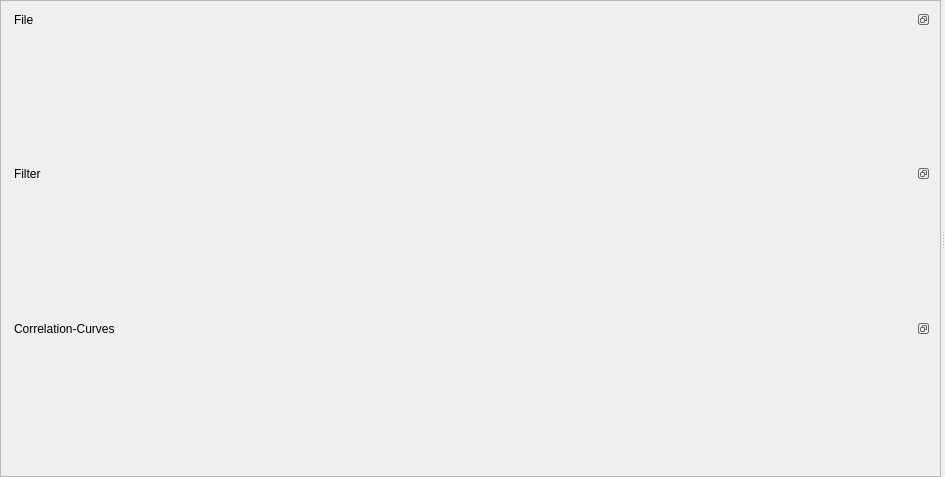
<?xml version="1.0" encoding="UTF-8"?>
<ui version="4.0">
 <class>Form</class>
 <widget class="QWidget" name="Form">
  <property name="geometry">
   <rect>
    <x>0</x>
    <y>0</y>
    <width>945</width>
    <height>477</height>
   </rect>
  </property>
  <property name="windowTitle">
   <string>TTTR-Correlator</string>
  </property>
  <property name="windowIcon">
   <iconset resource="../../settings/ui/resource.qrc">
    <normaloff>:/icons/icons/FCS.png</normaloff>:/icons/icons/FCS.png</iconset>
  </property>
  <layout class="QVBoxLayout" name="verticalLayout_3">
   <property name="spacing">
    <number>0</number>
   </property>
   <property name="leftMargin">
    <number>0</number>
   </property>
   <property name="topMargin">
    <number>0</number>
   </property>
   <property name="rightMargin">
    <number>0</number>
   </property>
   <property name="bottomMargin">
    <number>0</number>
   </property>
   <item>
    <widget class="QSplitter" name="splitter">
     <property name="orientation">
      <enum>Qt::Horizontal</enum>
     </property>
     <widget class="QScrollArea" name="scrollArea">
      <property name="minimumSize">
       <size>
        <width>400</width>
        <height>0</height>
       </size>
      </property>
      <property name="widgetResizable">
       <bool>true</bool>
      </property>
      <widget class="QWidget" name="scrollAreaWidgetContents">
       <property name="geometry">
        <rect>
         <x>0</x>
         <y>0</y>
         <width>677</width>
         <height>475</height>
        </rect>
       </property>
       <layout class="QVBoxLayout" name="verticalLayout_8">
        <item>
         <widget class="QDockWidget" name="dockWidget_2">
          <property name="features">
           <set>QDockWidget::DockWidgetFloatable|QDockWidget::DockWidgetMovable</set>
          </property>
          <property name="windowTitle">
           <string>File</string>
          </property>
          <widget class="QWidget" name="dockWidgetContents_2">
           <layout class="QVBoxLayout" name="verticalLayout_2">
            <property name="spacing">
             <number>0</number>
            </property>
            <property name="leftMargin">
             <number>0</number>
            </property>
            <property name="topMargin">
             <number>0</number>
            </property>
            <property name="rightMargin">
             <number>0</number>
            </property>
            <property name="bottomMargin">
             <number>0</number>
            </property>
            <item>
             <layout class="QVBoxLayout" name="verticalLayout">
              <property name="spacing">
               <number>0</number>
              </property>
             </layout>
            </item>
           </layout>
          </widget>
         </widget>
        </item>
        <item>
         <widget class="QDockWidget" name="dockWidget">
          <property name="features">
           <set>QDockWidget::DockWidgetFloatable|QDockWidget::DockWidgetMovable</set>
          </property>
          <property name="windowTitle">
           <string>Filter</string>
          </property>
          <widget class="QWidget" name="dockWidgetContents">
           <layout class="QVBoxLayout" name="verticalLayout_5">
            <property name="spacing">
             <number>0</number>
            </property>
            <property name="leftMargin">
             <number>0</number>
            </property>
            <property name="topMargin">
             <number>0</number>
            </property>
            <property name="rightMargin">
             <number>0</number>
            </property>
            <property name="bottomMargin">
             <number>0</number>
            </property>
            <item>
             <layout class="QVBoxLayout" name="verticalLayout_4">
              <property name="spacing">
               <number>0</number>
              </property>
             </layout>
            </item>
           </layout>
          </widget>
         </widget>
        </item>
        <item>
         <widget class="QDockWidget" name="dockWidget_3">
          <property name="features">
           <set>QDockWidget::DockWidgetFloatable|QDockWidget::DockWidgetMovable</set>
          </property>
          <property name="windowTitle">
           <string>Correlation-Curves</string>
          </property>
          <widget class="QWidget" name="dockWidgetContents_3">
           <layout class="QVBoxLayout" name="verticalLayout_7">
            <property name="spacing">
             <number>0</number>
            </property>
            <property name="leftMargin">
             <number>0</number>
            </property>
            <property name="topMargin">
             <number>0</number>
            </property>
            <property name="rightMargin">
             <number>0</number>
            </property>
            <property name="bottomMargin">
             <number>0</number>
            </property>
            <item>
             <layout class="QVBoxLayout" name="verticalLayout_6"/>
            </item>
           </layout>
          </widget>
         </widget>
        </item>
       </layout>
      </widget>
     </widget>
     <widget class="QWidget" name="widget" native="true">
      <layout class="QVBoxLayout" name="verticalLayout_10">
       <item>
        <layout class="QVBoxLayout" name="verticalLayout_9">
         <property name="spacing">
          <number>0</number>
         </property>
        </layout>
       </item>
      </layout>
     </widget>
    </widget>
   </item>
  </layout>
  <action name="actionAdd_Curve">
   <property name="text">
    <string>Add Curve</string>
   </property>
  </action>
 </widget>
 <resources>
  <include location="../../settings/ui/resource.qrc"/>
 </resources>
 <connections/>
</ui>
